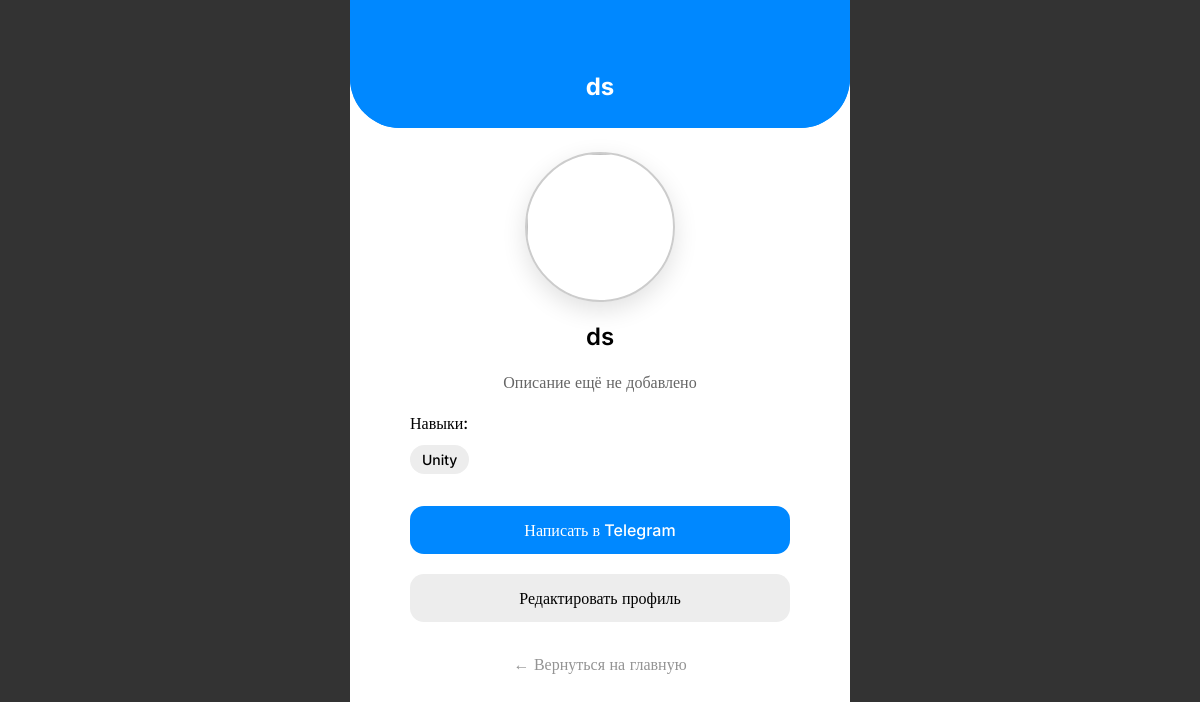
The page /profiles/ds/ (signed in) on the database as committed earlier.
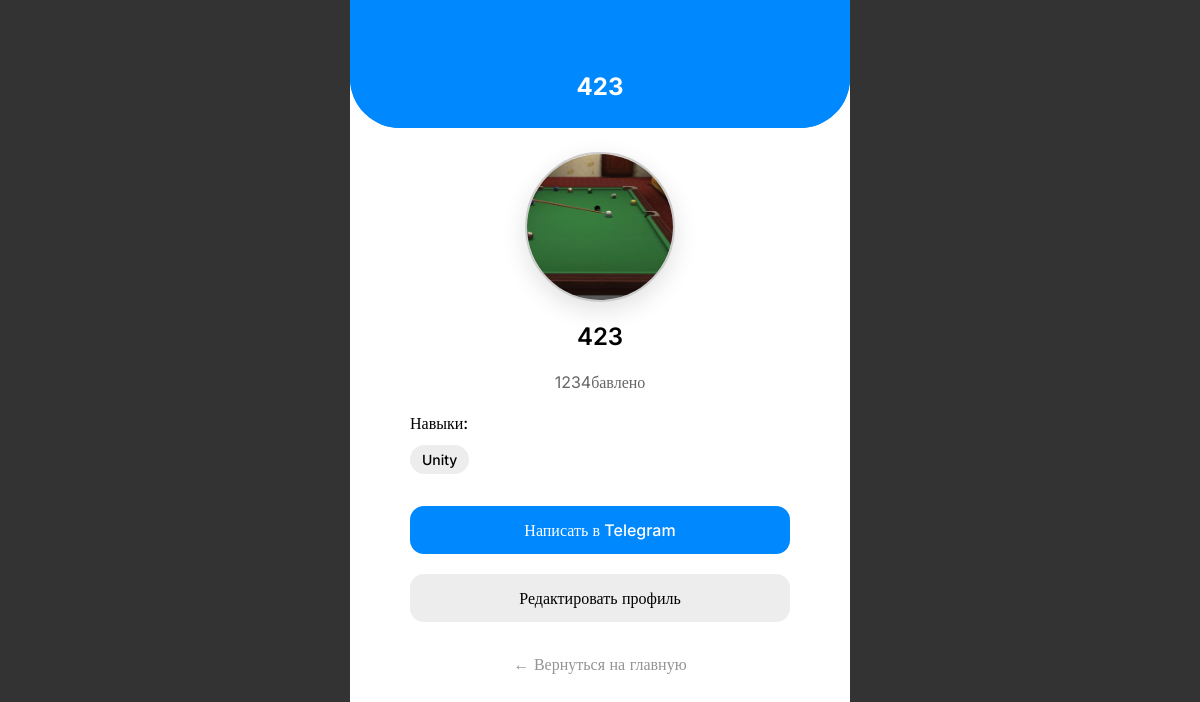
The same page on the database as committed later.
### accounts/models.py (models this page shows, shortened)
class Profile(models.Model):
    user = models.OneToOneField(User, on_delete=models.CASCADE, related_name='profile')
    description = models.TextField(
        max_length=700,
        blank=True,
        default='Описание ещё не добавлено'
    )
    name = models.CharField(
        max_length=100
    )
    photo = models.ImageField(
        upload_to="avatars/",
        blank=True,
        null=True,
        validators=[
            FileExtensionValidator(
                allowed_extensions=["jpg", "jpeg", "png", "webp"]
            )
        ]
    )
    telegram = models.CharField(
        max_length=100,
        blank=False
    )
    skills = models.ManyToManyField(
        Skill,
        related_name='profiles',
        blank=True
    )
    slug = models.SlugField(
        max_length=120,
        unique=True,
        blank=True
    )

### accounts/views.py (the view)
# urls.py: path('profiles/<slug:slug>/', profile_detail, name='profile_detail'),
@profile_required
def profile_detail(request, slug):
    profile = get_object_or_404(Profile, slug=slug)
    return render(request, 'profile_detail.html', {
        'profile': profile
    })

### templates/profile_detail.html (shortened to what this page needs)
<!DOCTYPE html>
{% extends "base-no-nav.html" %}
{% load static %}
{% block content %}
<div class = 'app-header'>
            <h2 class = 'focus-phrase'>{% if profile.name %}{{ profile.name }}{% else %}Профиль{% endif %}</h2>
        </div>
<div class="profile-detail-container">
    {% if profile.photo %}
        <img src="{{ profile.photo.url }}" class="profile-avatar">
    {% else %}
        <img src="{% static 'img/default-avatar.png' %}" class="profile-avatar">
    {% endif %}
    <h2>{{ profile.name }}</h2>
    <p class="profile-description">
        {{ profile.description }}
    </p>
    <div class="skills-block">
        <h3>Навыки:</h3>
        {% for skill in profile.skills.all %}
            <span class="skill-chip">{{ skill.name }}</span>
        {% empty %}
            <p>Навыки не указаны</p>
        {% endfor %}
    </div>
    <div class="telegram-block">
        <a href="https://t.me/{{ profile.telegram|cut:"@"  }}"
           target="_blank"
           class="telegram-button">
            Написать в Telegram
        </a>
    </div>
    {% if request.user.is_authenticated and request.user == profile.user %}
        <a href="{% url 'profile' %}" class="btn-secondary" style='width: 100%; border-radius: 14px;'>
            Редактировать профиль
        </a>
    {% endif %}
    <div class="back-button">
        <a href="/" class="btn-back">
            ← Вернуться на главную
        </a>
    </div>
</div>
{% endblock %}

Rows that differ between the two databases and show on the page:
changed Profile: name "ds" → "423"; photo: picture added; description "Описание ещё не добавлено" → "1234бавлено"
